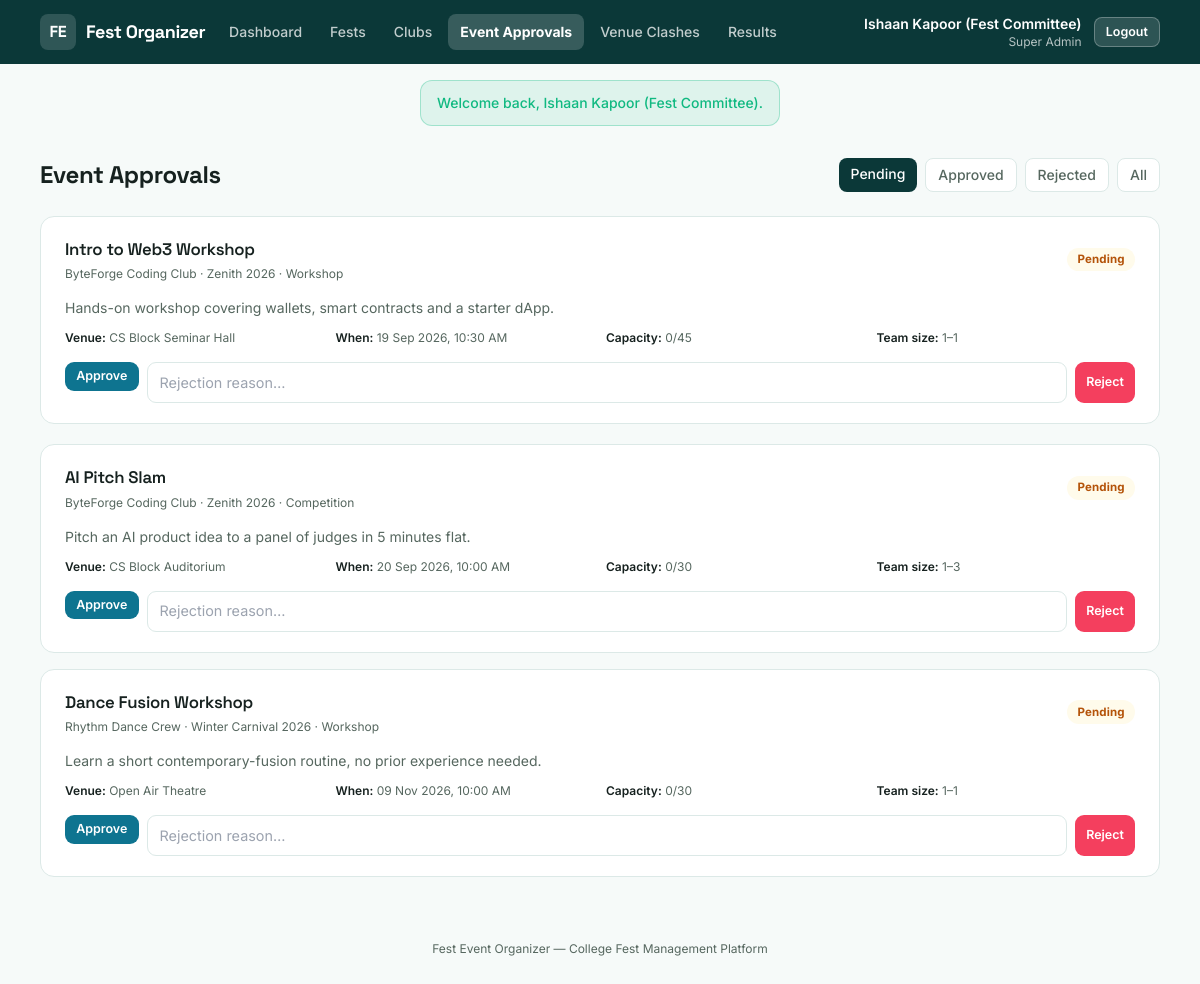
Page /index.php?route=admin/events (signed in) on the committed database.
### tables this page shows
CREATE TABLE events (
    id                INT AUTO_INCREMENT PRIMARY KEY,
    fest_id           INT NOT NULL,
    club_id           INT NOT NULL,
    title             VARCHAR(150) NOT NULL,
    slug              VARCHAR(160) NOT NULL,
    description       TEXT NOT NULL,
    category          ENUM('competition', 'workshop', 'show', 'seminar') NOT NULL,
    venue             VARCHAR(150) NOT NULL,
    start_time        DATETIME NOT NULL,
    end_time          DATETIME NOT NULL,
    capacity          INT NOT NULL,
    team_size_min     INT NOT NULL DEFAULT 1,
    team_size_max     INT NOT NULL DEFAULT 1,
    entry_fee         DECIMAL(8,2) NOT NULL DEFAULT 0.00,
    status            ENUM('pending', 'approved', 'rejected') NOT NULL DEFAULT 'pending',
    rejection_reason  VARCHAR(255) NULL,
    created_by        INT NOT NULL,
    created_at        TIMESTAMP NOT NULL DEFAULT CURRENT_TIMESTAMP,
    updated_at        TIMESTAMP NOT NULL DEFAULT CURRENT_TIMESTAMP ON UPDATE CURRENT_TIMESTAMP,
    UNIQUE KEY uniq_fest_slug (fest_id, slug),
    FOREIGN KEY (fest_id) REFERENCES fests(id) ON DELETE CASCADE,
    FOREIGN KEY (club_id) REFERENCES clubs(id),
    FOREIGN KEY (created_by) REFERENCES users(id)
);

CREATE TABLE clubs (
    id            INT AUTO_INCREMENT PRIMARY KEY,
    name          VARCHAR(120) NOT NULL,
    slug          VARCHAR(120) NOT NULL UNIQUE,
    description   VARCHAR(500) NOT NULL,
    organizer_id  INT NOT NULL UNIQUE,
    status        ENUM('active', 'inactive') NOT NULL DEFAULT 'active',
    created_at    TIMESTAMP NOT NULL DEFAULT CURRENT_TIMESTAMP,
    FOREIGN KEY (organizer_id) REFERENCES users(id)
);

CREATE TABLE fests (
    id            INT AUTO_INCREMENT PRIMARY KEY,
    name          VARCHAR(150) NOT NULL,
    slug          VARCHAR(150) NOT NULL UNIQUE,
    description   TEXT NOT NULL,
    theme         VARCHAR(100) NOT NULL,
    start_date    DATE NOT NULL,
    end_date      DATE NOT NULL,
    venue         VARCHAR(150) NOT NULL,
    status        ENUM('draft', 'published', 'completed') NOT NULL DEFAULT 'draft',
    created_by    INT NOT NULL,
    created_at    TIMESTAMP NOT NULL DEFAULT CURRENT_TIMESTAMP,
    FOREIGN KEY (created_by) REFERENCES users(id)
);

### app/controllers/AdminController.php (called while the page is built, shortened)
<?php
require_once __DIR__ . '/../models/Event.php';
class AdminController
{
    public function events(): void
    {
        $filter = $_GET['status'] ?? 'pending';
        $allEvents = Event::allWithContext();
        $events = $filter === 'all' ? $allEvents : array_values(array_filter($allEvents, fn($e) => $e['status'] === $filter));
        require __DIR__ . '/../views/admin/events.php';
    }
}

### public/index.php (called while the page is built, shortened)
<?php
require_once __DIR__ . '/../core/helpers.php';
require_once __DIR__ . '/../core/Database.php';
require_once __DIR__ . '/../app/models/Event.php';
require_once __DIR__ . '/../app/controllers/AdminController.php';
$router = new Router();
$router->get('login', fn() => (new AuthController())->showLogin());
$router->post('login', fn() => (new AuthController())->login());
$router->get('register', fn() => (new AuthController())->showRegister());
$router->post('register', fn() => (new AuthController())->register());
$router->post('logout', fn() => (new AuthController())->logout());
$router->get('admin/dashboard', fn() => (new AdminController())->dashboard());
$router->get('admin/fests', fn() => (new AdminController())->fests());
$router->post('admin/fests/store', fn() => (new AdminController())->festStore());
$router->post('admin/fests/update', fn() => (new AdminController())->festUpdate());
$router->post('admin/fests/status', fn() => (new AdminController())->festStatus());
$router->get('admin/clubs', fn() => (new AdminController())->clubs());
$router->post('admin/clubs/store', fn() => (new AdminController())->clubStore());
$router->post('admin/clubs/status', fn() => (new AdminController())->clubStatus());
$router->get('admin/events', fn() => (new AdminController())->events());
$router->post('admin/events/approve', fn() => (new AdminController())->eventApprove());
$router->post('admin/events/reject', fn() => (new AdminController())->eventReject());
$router->get('admin/clashes', fn() => (new AdminController())->clashes());
$router->get('admin/results', fn() => (new AdminController())->results());
$router->get('organizer/dashboard', fn() => (new OrganizerController())->dashboard());
$router->get('organizer/events', fn() => (new OrganizerController())->events());
$router->get('organizer/events/new', fn() => (new OrganizerController())->eventNew());
$router->post('organizer/events/store', fn() => (new OrganizerController())->eventStore());
$router->get('organizer/events/edit', fn() => (new OrganizerController())->eventEdit());
$router->post('organizer/events/update', fn() => (new OrganizerController())->eventUpdate());
$router->get('organizer/events/roster', fn() => (new OrganizerController())->roster());
$router->post('organizer/registrations/verify', fn() => (new OrganizerController())->verifyEpass());
$router->get('organizer/events/results', fn() => (new OrganizerController())->resultsForm());
$router->post('organizer/results/store', fn() => (new OrganizerController())->resultStore());
$router->post('organizer/results/delete', fn() => (new OrganizerController())->resultDelete());
$router->get('organizer/club', fn() => (new OrganizerController())->profile());
$router->post('organizer/club/update', fn() => (new OrganizerController())->profileUpdate());
$router->get('organizer/fests', fn() => (new OrganizerController())->browseFests());
$router->get('organizer/fests/show', fn() => (new OrganizerController())->browseFestShow());
$router->get('participant/dashboard', fn() => (new ParticipantController())->dashboard());
$router->get('participant/fests', fn() => (new ParticipantController())->fests());
$router->get('participant/fests/show', fn() => (new ParticipantController())->festShow());
$router->get('participant/events/show', fn() => (new ParticipantController())->eventShow());
$router->post('participant/events/register', fn() => (new ParticipantController())->register());
$router->get('participant/registrations', fn() => (new ParticipantController())->registrations());
$router->post('participant/registrations/cancel', fn() => (new ParticipantController())->registrationCancel());
$router->get('participant/registrations/epass', fn() => (new ParticipantController())->epass());
$router->get('participant/certificates', fn() => (new ParticipantController())->certificates());
$router->get('participant/certificates/show', fn() => (new ParticipantController())->certificateShow());
$route = $_GET['route'] ?? '';
$router->dispatch($_SERVER['REQUEST_METHOD'], $route);

### core/Router.php (called while the page is built, shortened)
<?php
class Router
{
    private array $routes = ['GET' => [], 'POST' => []];
    public function get(string $route, callable $handler): void
    {
        $this->routes['GET'][$route] = $handler;
    }
    public function post(string $route, callable $handler): void
    {
        $this->routes['POST'][$route] = $handler;
    }
    public function dispatch(string $method, string $route): void
    {
        $handler = $this->routes[$method][$route] ?? null;
        try {
            $handler();
        } catch (Throwable $e) {
            error_log($e->getMessage());
            http_response_code(500);
            require __DIR__ . '/../app/views/errors/500.php';
        }
    }
}

### core/Database.php (called while the page is built)
<?php
class Database
{
    private static ?PDO $instance = null;
    public static function connect(): PDO
    {
        if (self::$instance === null) {
            $config = require __DIR__ . '/../config/database.php';
            $dsn = sprintf(
                'mysql:host=%s;port=%d;dbname=%s;charset=%s',
                $config['host'],
                $config['port'],
                $config['database'],
                $config['charset']
            );
            self::$instance = new PDO($dsn, $config['username'], $config['password'], [
                PDO::ATTR_ERRMODE            => PDO::ERRMODE_EXCEPTION,
                PDO::ATTR_DEFAULT_FETCH_MODE => PDO::FETCH_ASSOC,
                PDO::ATTR_EMULATE_PREPARES   => false,
            ]);
        }
        return self::$instance;
    }
}

### app/models/Event.php (called while the page is built, shortened)
<?php
require_once __DIR__ . '/../../core/Database.php';
class Event
{
    public static function allWithContext(): array
    {
        $stmt = Database::connect()->query(
            "SELECT ev.*, f.name AS fest_name, c.name AS club_name,
                    (SELECT COALESCE(SUM(r.team_size), 0) FROM registrations r WHERE r.event_id = ev.id AND r.status = 'confirmed') AS seats_taken
             FROM events ev JOIN fests f ON f.id = ev.fest_id JOIN clubs c ON c.id = ev.club_id
             ORDER BY ev.start_time"
        );
        return $stmt->fetchAll();
    }
}

### core/helpers.php (called while the page is built, shortened)
<?php
function e(?string $value): string
{
    return htmlspecialchars($value ?? '', ENT_QUOTES, 'UTF-8');
}
function format_datetime(?string $datetime): string
{
    $ts = strtotime($datetime);
    return $ts === false ? '-' : date('d M Y, h:i A', $ts);
}

### app/views/admin/events.php (the view, shortened to what this page needs)
<?php $pageTitle = 'Event Approvals'; require __DIR__ . '/../partials/header.php'; require __DIR__ . '/../partials/navbar.php'; require __DIR__ . '/../partials/flash.php'; ?>
<main class="max-w-6xl mx-auto px-4 py-8 flex-1 w-full">
    <div class="flex items-center justify-between mb-6 flex-wrap gap-3">
        <h1 class="font-display text-2xl font-bold">Event Approvals</h1>
        <div class="flex gap-2 text-sm">
            <?php foreach (['pending' => 'Pending', 'approved' => 'Approved', 'rejected' => 'Rejected', 'all' => 'All'] as $key => $label): ?>
                <a href="/index.php?route=admin/events&status=<?= $key ?>"
                   class="px-3 py-1.5 rounded-lg font-medium <?= $filter === $key ? 'bg-teal-dark text-white' : 'bg-white border border-line text-slateink' ?>"><?= $label ?></a>
            <?php endforeach; ?>
        </div>
    </div>
    <div class="space-y-4">
        <?php foreach ($events as $ev): ?>
            <div class="card">
                <div class="card-head">
                    <div>
                        <h2><?= e($ev['title']) ?></h2>
                        <p class="text-xs text-slateink mt-1"><?= e($ev['club_name']) ?> &middot; <?= e($ev['fest_name']) ?> &middot; <?= e(ucfirst($ev['category'])) ?></p>
                    </div>
                    <?php $badgeClass = ['pending' => 'badge-gold', 'approved' => 'badge-mint', 'rejected' => 'badge-rose'][$ev['status']]; ?>
                    <span class="badge <?= $badgeClass ?>"><?= e($ev['status']) ?></span>
                </div>
                <p class="text-sm text-slateink mb-3"><?= e($ev['description']) ?></p>
                <div class="grid sm:grid-cols-4 gap-3 text-xs text-slateink mb-4">
                    <div><span class="font-semibold text-ink">Venue:</span> <?= e($ev['venue']) ?></div>
                    <div><span class="font-semibold text-ink">When:</span> <?= format_datetime($ev['start_time']) ?></div>
                    <div><span class="font-semibold text-ink">Capacity:</span> <?= (int)$ev['seats_taken'] ?>/<?= (int)$ev['capacity'] ?></div>
                    <div><span class="font-semibold text-ink">Team size:</span> <?= (int)$ev['team_size_min'] ?>&ndash;<?= (int)$ev['team_size_max'] ?></div>
                </div>
                <?php if ($ev['status'] === 'pending'): ?>
                    <div class="flex gap-2 flex-wrap items-start">
                        <form method="POST" action="/index.php?route=admin/events/approve">
                            <button type="submit" class="btn-primary btn-sm">Approve</button>
                        </form>
                        <form method="POST" action="/index.php?route=admin/events/reject" class="flex gap-2 flex-1 min-w-[260px]">
                            <input type="text" name="reason" placeholder="Rejection reason&hellip;" class="field-input flex-1" required>
                            <button type="submit" class="btn-danger btn-sm">Reject</button>
                        </form>
                    </div>
                <?php endif; ?>
            </div>
        <?php endforeach; ?>
    </div>
</main>
<?php require __DIR__ . '/../partials/footer.php'; ?>

### public/assets/css/style.css (style rules this page uses)
* { box-sizing: border-box; }
h1, h2, h3, h4, .font-display { font-family: 'Space Grotesk', sans-serif; letter-spacing: -0.015em; }
.card { background: #fff; border: 1px solid #DCE9E7; border-radius: 14px; padding: 1.25rem 1.5rem; margin-bottom: 1.25rem; }
.card-head { display: flex; align-items: center; justify-content: space-between; gap: 1rem; margin-bottom: 1rem; flex-wrap: wrap; }
.card-head h2 { font-size: 1.05rem; font-weight: 600; }
.btn-primary { background: #0E7490; color: #fff; border-radius: 9px; padding: 0.55rem 1.15rem; font-weight: 600; font-size: 0.88rem; display: inline-flex; align-items: center; justify-content: center; gap: .4rem; border: none; cursor: pointer; transition: background .15s, transform .15s; }
.btn-danger { background: #F43F5E; color: #fff; border-radius: 9px; border: none; cursor: pointer; padding: 0.5rem 1rem; font-weight: 600; font-size: 0.82rem; }
.btn-sm { padding: 0.32rem 0.7rem; font-size: 0.78rem; }
.field-input, .field-textarea, .field-select { width: 100%; border: 1px solid #DCE9E7; border-radius: 9px; padding: 0.55rem 0.75rem; font-size: 0.9rem; background: #fff; color: #16211F; font-family: 'Inter', sans-serif; }
.badge { display:inline-flex; align-items:center; gap: .3rem; padding: 0.2rem 0.65rem; border-radius: 999px; font-size: 0.72rem; font-weight: 700; letter-spacing: 0.01em; text-transform: capitalize; }
.badge-gold { background: #FFFBEB; color: #B45309; }

### rows in the picture
events: title "Intro to Web3 Workshop", club.name "ByteForge Coding Club", fest.name "Zenith 2026", category "Workshop", status "Pending", description "Hands-on workshop covering wallets, smart contracts and a starter dApp.", venue "CS Block Seminar Hall", start_time "19 Sep 2026, 10:30 AM", seats_taken "0", capacity "45", team_size_min "1", team_size_max "1"
events: title "AI Pitch Slam", club.name "ByteForge Coding Club", fest.name "Zenith 2026", category "Competition", status "Pending", description "Pitch an AI product idea to a panel of judges in 5 minutes flat.", venue "CS Block Auditorium", start_time "20 Sep 2026, 10:00 AM", seats_taken "0", capacity "30", team_size_min "1", team_size_max "3"
events: title "Dance Fusion Workshop", club.name "Rhythm Dance Crew", fest.name "Winter Carnival 2026", category "Workshop", status "Pending", description "Learn a short contemporary-fusion routine, no prior experience needed.", venue "Open Air Theatre", start_time "09 Nov 2026, 10:00 AM", seats_taken "0", capacity "30", team_size_min "1", team_size_max "1"

### other values in the picture
$label "Dashboard"
$label "Fests"
$label "Clubs"
$label "Event Approvals"
$label "Venue Clashes"
$label "Results"
Auth::name() "Ishaan Kapoor (Fest Committee)"
str_replace('_', ' ', $role ?? '') "Super Admin"
$success "Welcome back, Ishaan Kapoor (Fest Committee)."
$label "Pending"
$label "Approved"
$label "Rejected"
$label "All"
